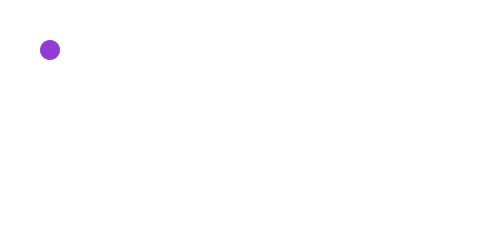
Frame 1 (no input)
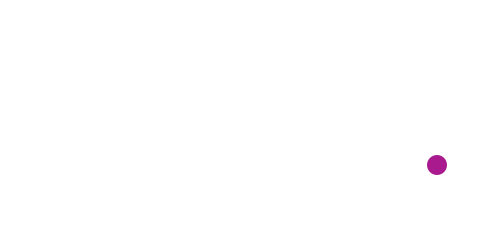
Frame 60 (the mouse pressed at the canvas centre just before this capture)
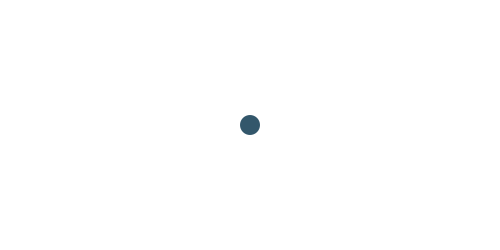
Frame 120 (the mouse held since frame 60 and released just before this capture)

The Processing sketch that drew these frames (run headless with seeded random() and noise(); from frame 60 on, the mouse is pressed at the canvas centre):

// Processing sketch: processing_127538
// ── processing_127538.pde

int x = 50;
int y = 50;

int dx = 9; //velocity
int dy = 5;


void setup() {  //setup function called initially, only once
  size(500, 250);
  background(255);  //set background white
  }

 void draw() { //draw function loops 
background(255);
noStroke();

fill(random(225), random(225), random(225));
ellipse(x,y,20,20); //ball

x = x + dx;
y = y + dy;

if (mousePressed){

x = mouseX;
y = mouseY;
}





if (x > 500){


dx = -9;

}

else if (x < 0) {

dx = 9;
}

if (y > 250) {

dy *= -1;
}

else if (y < 0) {
dy *= -1;

} 

}
